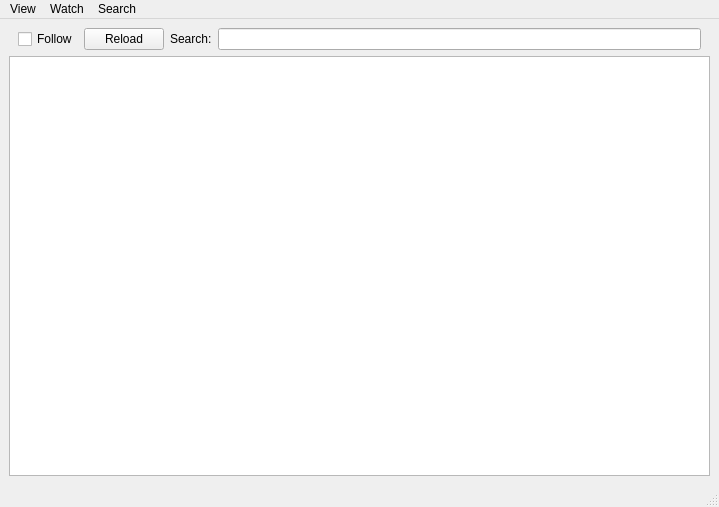
<?xml version="1.0" encoding="UTF-8"?>
<ui version="4.0">
 <class>QtTail</class>
 <widget class="QMainWindow" name="QtTail">
  <property name="geometry">
   <rect>
    <x>0</x>
    <y>0</y>
    <width>719</width>
    <height>507</height>
   </rect>
  </property>
  <property name="windowTitle">
   <string>qtail</string>
  </property>
  <widget class="QWidget" name="centralwidget">
   <layout class="QVBoxLayout" name="verticalLayout">
    <item>
     <widget class="QFrame" name="toolBar_2">
      <property name="lineWidth">
       <number>0</number>
      </property>
      <layout class="QHBoxLayout" name="toolBar" stretch="0,0,0,0">
       <property name="sizeConstraint">
        <enum>QLayout::SetDefaultConstraint</enum>
       </property>
       <property name="topMargin">
        <number>0</number>
       </property>
       <property name="bottomMargin">
        <number>0</number>
       </property>
       <item>
        <widget class="QCheckBox" name="followCheck">
         <property name="text">
          <string>Follow</string>
         </property>
        </widget>
       </item>
       <item>
        <widget class="QPushButton" name="reloadButton">
         <property name="text">
          <string>Reload</string>
         </property>
        </widget>
       </item>
       <item>
        <widget class="QLabel" name="label">
         <property name="text">
          <string>Search:</string>
         </property>
        </widget>
       </item>
       <item>
        <widget class="QLineEdit" name="searchTerm">
         <property name="clearButtonEnabled">
          <bool>true</bool>
         </property>
        </widget>
       </item>
      </layout>
     </widget>
    </item>
    <item>
     <widget class="myBrowser" name="textBrowser">
      <property name="sizePolicy">
       <sizepolicy hsizetype="Expanding" vsizetype="Expanding">
        <horstretch>1</horstretch>
        <verstretch>1</verstretch>
       </sizepolicy>
      </property>
      <property name="minimumSize">
       <size>
        <width>100</width>
        <height>50</height>
       </size>
      </property>
      <property name="maximumSize">
       <size>
        <width>16777215</width>
        <height>16777215</height>
       </size>
      </property>
      <property name="sizeAdjustPolicy">
       <enum>QAbstractScrollArea::AdjustToContents</enum>
      </property>
     </widget>
    </item>
   </layout>
  </widget>
  <widget class="QMenuBar" name="menubar">
   <property name="geometry">
    <rect>
     <x>0</x>
     <y>0</y>
     <width>719</width>
     <height>16</height>
    </rect>
   </property>
   <widget class="QMenu" name="menuView">
    <property name="title">
     <string>View</string>
    </property>
    <addaction name="actionShowToolbar"/>
    <addaction name="separator"/>
    <addaction name="actionAdjust"/>
    <addaction name="actionCount_lines"/>
    <addaction name="actionWrap_lines"/>
    <addaction name="separator"/>
    <addaction name="separator"/>
    <addaction name="actionFont"/>
   </widget>
   <widget class="QMenu" name="menuMode">
    <property name="title">
     <string>Watch</string>
    </property>
    <addaction name="actionWatch"/>
    <addaction name="actionAutorefresh"/>
    <addaction name="actionReload"/>
   </widget>
   <widget class="QMenu" name="menuSearch">
    <property name="title">
     <string>Search</string>
    </property>
    <addaction name="actionUseRegEx"/>
    <addaction name="actionCaseInsensitive"/>
    <addaction name="actionUnicode"/>
    <addaction name="actionWholeWords"/>
    <addaction name="actionClearFinds"/>
    <addaction name="actionListHighlights"/>
    <addaction name="actionFind_all"/>
   </widget>
   <addaction name="menuView"/>
   <addaction name="menuMode"/>
   <addaction name="menuSearch"/>
  </widget>
  <widget class="QStatusBar" name="statusbar"/>
  <action name="actionAdjust">
   <property name="text">
    <string>Adjust size</string>
   </property>
   <property name="toolTip">
    <string>Adjust size</string>
   </property>
  </action>
  <action name="actionCount_lines">
   <property name="text">
    <string>Count lines</string>
   </property>
  </action>
  <action name="actionWrap_lines">
   <property name="checkable">
    <bool>true</bool>
   </property>
   <property name="checked">
    <bool>true</bool>
   </property>
   <property name="text">
    <string>Wrap lines</string>
   </property>
  </action>
  <action name="actionFont">
   <property name="text">
    <string>Pick font</string>
   </property>
  </action>
  <action name="actionWatch">
   <property name="checkable">
    <bool>true</bool>
   </property>
   <property name="text">
    <string>Watch</string>
   </property>
  </action>
  <action name="actionAutorefresh">
   <property name="checkable">
    <bool>true</bool>
   </property>
   <property name="text">
    <string>Autorefresh</string>
   </property>
  </action>
  <action name="actionFontMono">
   <property name="text">
    <string>Pick monospace font</string>
   </property>
  </action>
  <action name="actionFontMono_2">
   <property name="text">
    <string>Pick monospaced font</string>
   </property>
  </action>
  <action name="actionClear_selections">
   <property name="text">
    <string>Clear finds</string>
   </property>
  </action>
  <action name="actionClearFinds">
   <property name="text">
    <string>Clear highlights</string>
   </property>
  </action>
  <action name="actionShowToolbar">
   <property name="checkable">
    <bool>true</bool>
   </property>
   <property name="checked">
    <bool>true</bool>
   </property>
   <property name="text">
    <string>Show toolbar</string>
   </property>
  </action>
  <action name="actionReload">
   <property name="text">
    <string>Refresh now</string>
   </property>
  </action>
  <action name="actionUseRegEx">
   <property name="checkable">
    <bool>true</bool>
   </property>
   <property name="checked">
    <bool>true</bool>
   </property>
   <property name="text">
    <string>Use RegEx</string>
   </property>
  </action>
  <action name="actionCaseInsensitive">
   <property name="checkable">
    <bool>true</bool>
   </property>
   <property name="checked">
    <bool>true</bool>
   </property>
   <property name="text">
    <string>Case insensitive</string>
   </property>
  </action>
  <action name="actionUnicode">
   <property name="checkable">
    <bool>true</bool>
   </property>
   <property name="text">
    <string>Unicode</string>
   </property>
  </action>
  <action name="actionWholeWords">
   <property name="checkable">
    <bool>true</bool>
   </property>
   <property name="text">
    <string>Whole words</string>
   </property>
  </action>
  <action name="actionSaveExtra">
   <property name="text">
    <string>SaveExtra</string>
   </property>
  </action>
  <action name="actionSetExtra">
   <property name="text">
    <string>List current highlights</string>
   </property>
  </action>
  <action name="actionListHighlights">
   <property name="text">
    <string>List current highlights</string>
   </property>
  </action>
  <action name="actionFind_all">
   <property name="text">
    <string>Find all</string>
   </property>
  </action>
 </widget>
 <customwidgets>
  <customwidget>
   <class>myBrowser</class>
   <extends>QTextBrowser</extends>
   <header>lib/qtailbrowser</header>
   <slots>
    <signal>saveHighlight()</signal>
    <signal>clearHighlights()</signal>
    <slot>jumpToEndMaybe(bool)</slot>
    <slot>pickFont()</slot>
    <slot>pickFontMono()</slot>
   </slots>
  </customwidget>
 </customwidgets>
 <resources/>
 <connections>
  <connection>
   <sender>actionAdjust</sender>
   <signal>triggered()</signal>
   <receiver>QtTail</receiver>
   <slot>actionAdjust()</slot>
   <hints>
    <hint type="sourcelabel">
     <x>-1</x>
     <y>-1</y>
    </hint>
    <hint type="destinationlabel">
     <x>359</x>
     <y>253</y>
    </hint>
   </hints>
  </connection>
  <connection>
   <sender>actionCount_lines</sender>
   <signal>triggered()</signal>
   <receiver>QtTail</receiver>
   <slot>showsize()</slot>
   <hints>
    <hint type="sourcelabel">
     <x>-1</x>
     <y>-1</y>
    </hint>
    <hint type="destinationlabel">
     <x>359</x>
     <y>253</y>
    </hint>
   </hints>
  </connection>
  <connection>
   <sender>actionWrap_lines</sender>
   <signal>triggered(bool)</signal>
   <receiver>QtTail</receiver>
   <slot>wrapChanged(bool)</slot>
   <hints>
    <hint type="sourcelabel">
     <x>-1</x>
     <y>-1</y>
    </hint>
    <hint type="destinationlabel">
     <x>359</x>
     <y>253</y>
    </hint>
   </hints>
  </connection>
  <connection>
   <sender>actionFont</sender>
   <signal>triggered()</signal>
   <receiver>textBrowser</receiver>
   <slot>pickFont()</slot>
   <hints>
    <hint type="sourcelabel">
     <x>-1</x>
     <y>-1</y>
    </hint>
    <hint type="destinationlabel">
     <x>359</x>
     <y>265</y>
    </hint>
   </hints>
  </connection>
  <connection>
   <sender>actionAutorefresh</sender>
   <signal>triggered()</signal>
   <receiver>QtTail</receiver>
   <slot>actionAutoRefresh()</slot>
   <hints>
    <hint type="sourcelabel">
     <x>-1</x>
     <y>-1</y>
    </hint>
    <hint type="destinationlabel">
     <x>359</x>
     <y>253</y>
    </hint>
   </hints>
  </connection>
  <connection>
   <sender>actionWatch</sender>
   <signal>triggered()</signal>
   <receiver>QtTail</receiver>
   <slot>setButtonMode()</slot>
   <hints>
    <hint type="sourcelabel">
     <x>-1</x>
     <y>-1</y>
    </hint>
    <hint type="destinationlabel">
     <x>359</x>
     <y>253</y>
    </hint>
   </hints>
  </connection>
  <connection>
   <sender>actionClearFinds</sender>
   <signal>triggered()</signal>
   <receiver>QtTail</receiver>
   <slot>clearFinds()</slot>
   <hints>
    <hint type="sourcelabel">
     <x>-1</x>
     <y>-1</y>
    </hint>
    <hint type="destinationlabel">
     <x>359</x>
     <y>253</y>
    </hint>
   </hints>
  </connection>
  <connection>
   <sender>actionShowToolbar</sender>
   <signal>triggered(bool)</signal>
   <receiver>statusbar</receiver>
   <slot>setVisible(bool)</slot>
   <hints>
    <hint type="sourcelabel">
     <x>-1</x>
     <y>-1</y>
    </hint>
    <hint type="destinationlabel">
     <x>359</x>
     <y>495</y>
    </hint>
   </hints>
  </connection>
  <connection>
   <sender>searchTerm</sender>
   <signal>textChanged(QString)</signal>
   <receiver>QtTail</receiver>
   <slot>simpleFindNew(QString)</slot>
   <hints>
    <hint type="sourcelabel">
     <x>228</x>
     <y>33</y>
    </hint>
    <hint type="destinationlabel">
     <x>231</x>
     <y>22</y>
    </hint>
   </hints>
  </connection>
  <connection>
   <sender>searchTerm</sender>
   <signal>returnPressed()</signal>
   <receiver>QtTail</receiver>
   <slot>simpleFind2()</slot>
   <hints>
    <hint type="sourcelabel">
     <x>386</x>
     <y>28</y>
    </hint>
    <hint type="destinationlabel">
     <x>397</x>
     <y>17</y>
    </hint>
   </hints>
  </connection>
  <connection>
   <sender>followCheck</sender>
   <signal>toggled(bool)</signal>
   <receiver>textBrowser</receiver>
   <slot>jumpToEndMaybe(bool)</slot>
   <hints>
    <hint type="sourcelabel">
     <x>36</x>
     <y>35</y>
    </hint>
    <hint type="destinationlabel">
     <x>43</x>
     <y>57</y>
    </hint>
   </hints>
  </connection>
  <connection>
   <sender>actionReload</sender>
   <signal>triggered()</signal>
   <receiver>QtTail</receiver>
   <slot>reloadOrRerun()</slot>
   <hints>
    <hint type="sourcelabel">
     <x>-1</x>
     <y>-1</y>
    </hint>
    <hint type="destinationlabel">
     <x>359</x>
     <y>253</y>
    </hint>
   </hints>
  </connection>
  <connection>
   <sender>actionListHighlights</sender>
   <signal>triggered()</signal>
   <receiver>QtTail</receiver>
   <slot>extraSelectionsToDock()</slot>
   <hints>
    <hint type="sourcelabel">
     <x>-1</x>
     <y>-1</y>
    </hint>
    <hint type="destinationlabel">
     <x>359</x>
     <y>253</y>
    </hint>
   </hints>
  </connection>
  <connection>
   <sender>actionFind_all</sender>
   <signal>triggered()</signal>
   <receiver>QtTail</receiver>
   <slot>findAll()</slot>
   <hints>
    <hint type="sourcelabel">
     <x>-1</x>
     <y>-1</y>
    </hint>
    <hint type="destinationlabel">
     <x>359</x>
     <y>253</y>
    </hint>
   </hints>
  </connection>
  <connection>
   <sender>textBrowser</sender>
   <signal>saveHighlight()</signal>
   <receiver>QtTail</receiver>
   <slot>saveHighlight()</slot>
   <hints>
    <hint type="sourcelabel">
     <x>78</x>
     <y>147</y>
    </hint>
    <hint type="destinationlabel">
     <x>3</x>
     <y>127</y>
    </hint>
   </hints>
  </connection>
  <connection>
   <sender>textBrowser</sender>
   <signal>clearHighlights()</signal>
   <receiver>QtTail</receiver>
   <slot>clearFinds()</slot>
   <hints>
    <hint type="sourcelabel">
     <x>51</x>
     <y>189</y>
    </hint>
    <hint type="destinationlabel">
     <x>4</x>
     <y>189</y>
    </hint>
   </hints>
  </connection>
  <connection>
   <sender>actionShowToolbar</sender>
   <signal>triggered(bool)</signal>
   <receiver>toolBar_2</receiver>
   <slot>setVisible(bool)</slot>
   <hints>
    <hint type="sourcelabel">
     <x>-1</x>
     <y>-1</y>
    </hint>
    <hint type="destinationlabel">
     <x>359</x>
     <y>35</y>
    </hint>
   </hints>
  </connection>
 </connections>
 <slots>
  <slot>simpleFind(QString)</slot>
  <slot>readtext()</slot>
  <slot>reload()</slot>
  <slot>wrapChanged(int)</slot>
  <slot>simpleFind2()</slot>
  <slot>actionAdjust()</slot>
  <slot>simpleFindNew(QString)</slot>
  <slot>showsize()</slot>
  <slot>wrapChanged(bool)</slot>
  <slot>setButtonMode()</slot>
  <slot>actionAutoRefresh()</slot>
  <slot>clearFinds()</slot>
  <slot>reloadOrRerun()</slot>
  <slot>extraSelectionsToDock()</slot>
  <slot>findAll()</slot>
  <slot>saveHighlight()</slot>
 </slots>
</ui>
